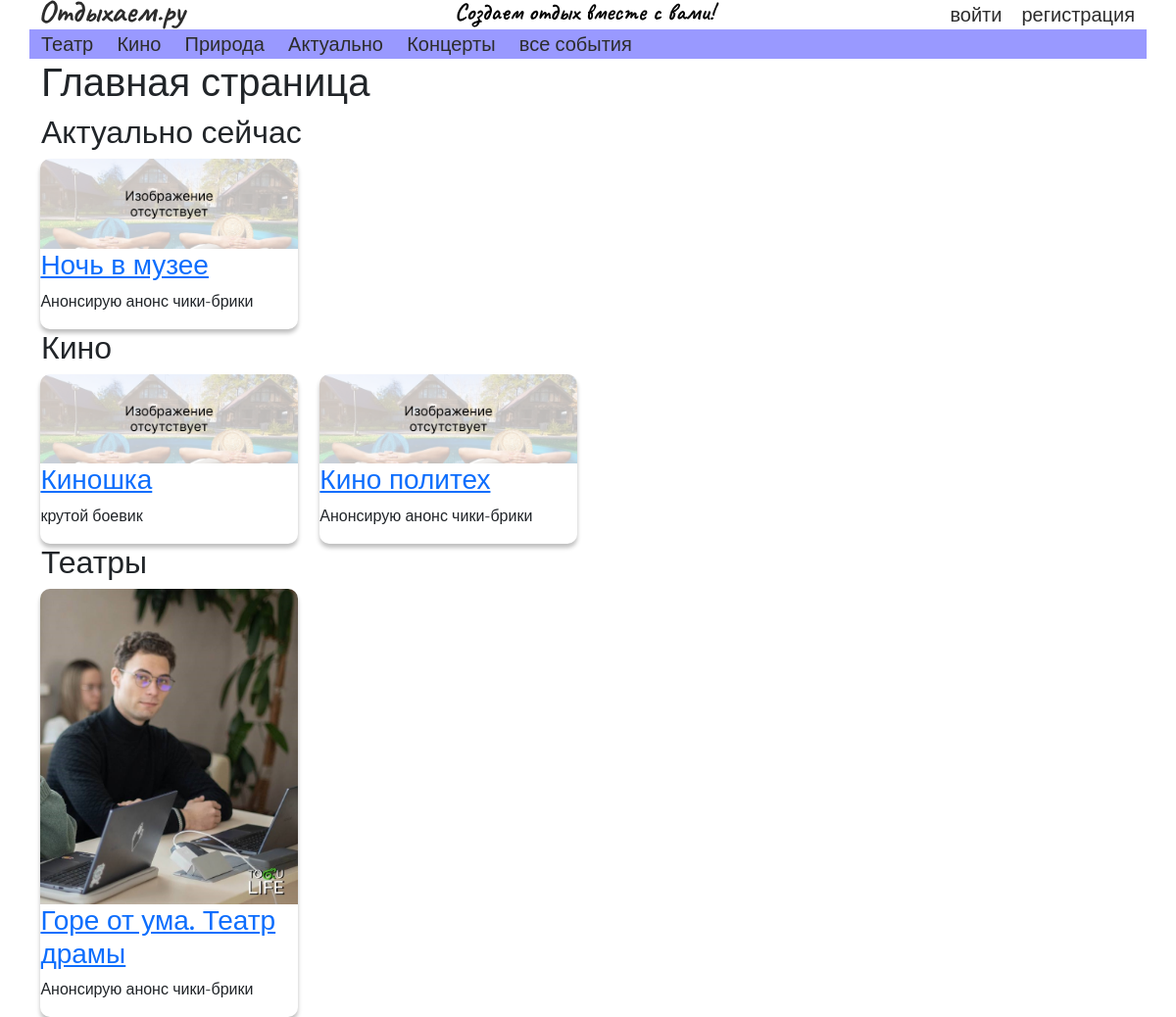
The app's page /, older data.
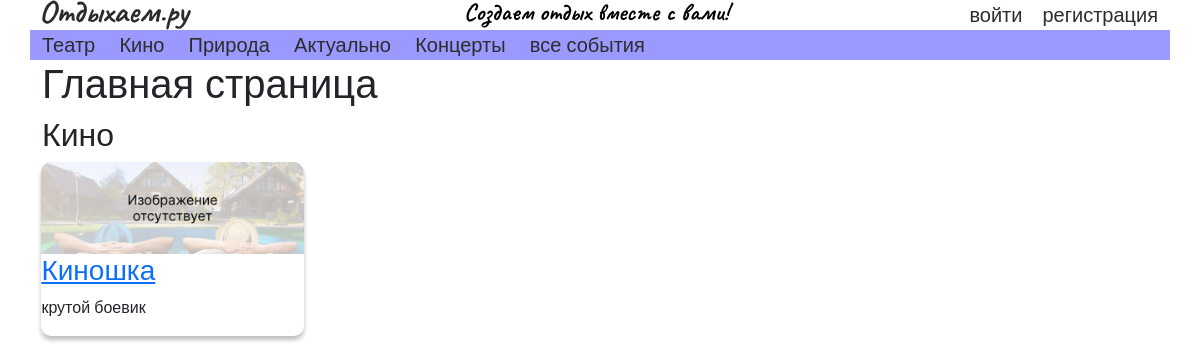
The same page, newer data.
### events/models.py (models this page shows, shortened)
class Event(models.Model):
    title = models.CharField('Title', max_length=50, default='')
    anons = models.CharField('Anons', max_length=100, default='')
    date = models.DateTimeField('Date', default=django.utils.timezone.now())
    creator_id = models.ForeignKey('auth.User', models.SET(1))
    category = models.ForeignKey('events.Category', models.SET(1))
    source = models.CharField("Source", max_length=200, default='')
    typeOfEvent = models.ForeignKey('events.TypeOfEvent', models.SET(1))
    image = models.ImageField(upload_to="images", default=None, null=True)

### main/views.py (the view)
# urls.py: path('', views.main_page, name="home"),
def main_page(request):
    cinemas = Event.objects.filter(category_id=2) & Event.objects.filter(typeOfEvent__name='public')[0:5]
    actual = Event.objects.filter(category_id=4) & Event.objects.filter(typeOfEvent__name='public')[0:5]
    theaters = Event.objects.filter(category_id=3) & Event.objects.filter(typeOfEvent__name='public')[0:5]
    jopa = None
    if True:
        jopa = Event.objects.all()
    return render(request, 'main/main.html', {"cinemas": cinemas, "actual": actual, "theaters": theaters, "jopa": jopa})
    pass

### main/templates/main/main.html
{% extends 'index.html' %}
{% load static %}
{% block body %}
    <h1>Главная страница</h1>
    {% if actual %}
        <div class="row main-cat">
            <h2 class="main-cat__title">Актуально сейчас</h2>
            {% for ac in actual %}
                <div class="event-item">
                    {% if ac.image %}
                        <img class="event-item__img" src="/media/{{ ac.image }}" alt="">
                    {% else %}
                        <img class="event-item__img" src={% static 'картинка.png' %} alt="">
                    {% endif %}
                    <h3 class="event-item__title"><a href="{% url 'event_detail' ac.id %}">{{ ac.title }}</a></h3>
                    <p class="event-item__anons">{{ ac.anons }}</p>
                </div>
            {% endfor %}
        </div>
     {% endif %}
    {% if cinemas %}
        <div class="row main-cat">
            <h2 class="main-cat__title">Кино</h2>
            {% for cinema in cinemas %}
                <div class="event-item">
                    {% if cinema.image %}
                        <img class="event-item__img" src="/media/{{ cinema.image }}" alt="">
                    {% else %}
                        <img class="event-item__img" src={% static 'картинка.png' %} alt="">
                    {% endif %}
                    <h3 class="event-item__title"><a href="{% url 'event_detail' cinema.id %}">{{ cinema.title }}</a></h3>
                    <p class="event-item__anons">{{ cinema.anons }}</p>
                </div>
            {% endfor %}
        </div>
    {% endif %}
    {% if theaters %}
        <div class="row main-cat">
            <h2 class="main-cat__title">Театры</h2>
            {% for theater in theaters %}
                <div class="event-item">
                    {% if theater.image %}
                        <img class="event-item__img" src="/media/{{ theater.image }}" alt="">
                    {% else %}
                        <img class="event-item__img" src={% static 'картинка.png' %} alt="">
                    {% endif %}
                    <h3 class="event-item__title"><a href="{% url 'event_detail' theater.id %}">{{ theater.title }}</a></h3>
                    <p class="event-item__anons">{{ theater.anons }}</p>
                </div>
            {% endfor %}
        </div>
    {% endif %}
{% endblock %}

### templates/index.html (shortened to what this page needs)
{% load static %}
<!DOCTYPE html>
<html lang="ru">
<head>
    <link rel="stylesheet" href="{% static 'bootstrap-5.3.2-dist/css/bootstrap.min.css' %}">
    <link rel="stylesheet" href="{% static 'main.css' %}">
</head>
<body class="container-xl">
    <header class="row header">
        <a href="{% url 'home' %}" title="Главная странциа" class="col-4">
            <img src="{% static 'logo.svg' %}" alt="">
        </a>
        <div class="col-4" style="justify-content: center;">
            <img src="{% static 'slogan.svg' %}" alt="">
        </div>
        <div class="col-4" style="justify-content: flex-end; gap: 20px">
                {% if not user.is_authenticated %}
                    <a href="{% url 'login' %}">войти</a>
                    <a href="{% url 'registration' %}">регистрация</a>
                {% endif %}
        </div>
        <nav class="col-12">
            <a href="/events/theater">Театр</a>
            <a href="/events/cinema/">Кино</a>
            <a href="/events/nature/">Природа</a>
            <a href="/events/actual/">Актуально</a>
            <a href="/events/concerts/">Концерты</a>
            <a href="{% url 'events_all' %}">все события</a>
        </nav>
    </header>
    {%  block body %}
    {% endblock %}
</body>
</html>

### static/main.css (style rules this page uses)
* { transition: 0.15s; font-family: 'Montserrat', sans-serif; }
.header nav { background: #9999FF; }
.header a { color: #2C2C2C; font-size: 20px; text-decoration: none; }
.header .col-4 { display: flex; align-items: center }
nav a { margin-right: 20px; }
.event-item { flex: 0 0 auto; width: 23%; margin: 0 1%; padding: 0; overflow: hidden; border-radius: 10px; box-shadow: 0px 4px 4px 0px rgba(0, 0, 0, 0.25); }
.event-item__img { width: 100%; }

Row changes from the older to the newer data that the page shows:
removed Event: title "Ночь в музее", anons "Анонсирую анонс чики-брики", shown under "Актуально сейчас"
no longer on this page (row edited): Event: title "Кино политех", anons "Анонсирую анонс чики-брики", shown under "Кино"
removed Event: image (picture), title "Горе от ума. Театр драмы", anons "Анонсирую анонс чики-брики", shown under "Театры"
Text that changed along with them:
text no longer shown: "Актуально сейчас Театры"
